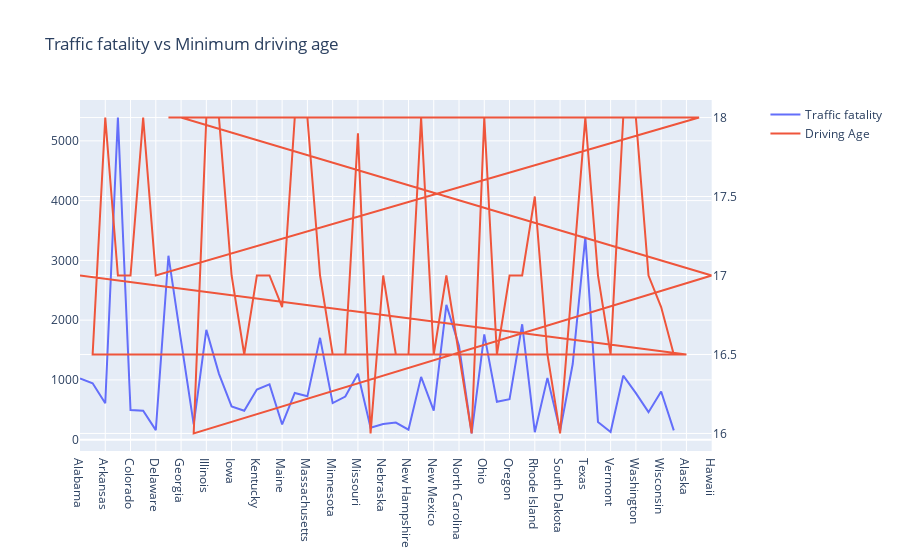

The notebook cell saved with this chart:
### Code cell
#Plotting a 2 axis line chart - relying on code from lecture
import plotly.graph_objects as go
from plotly.subplots import make_subplots

# Create figure with secondary y-axis
fig = make_subplots(specs=[[{"secondary_y": True}]])

# Add traces
fig.add_trace(
    go.Scatter(
        x=traffic["state"],
        y=traffic["allmort"],
        name="Traffic fatality"
    ),
    secondary_y=False,
)

fig.add_trace(
    go.Scatter(
        x=lage["state"],
        y=lage["DriverAgeLicense"],
        name="Driving Age"
    ),
    secondary_y=True,
)

# Add figure title
fig.update_layout(
    title_text="Traffic fatality vs Minimum driving age"
)

### Figure 1 — Plotly figure (JSON) as saved in the notebook; plotly's stock layout.template omitted (floating-point values rounded to 4 significant figures)
{"data": [{"name": "Traffic fatality", "type": "scatter", "x": ["Alabama", "Arizona", "Arkansas", "California", "Colorado", "Connecticut", "Delaware", "Florida", "Georgia", "Idaho", "Illinois", "Indiana", "Iowa", "Kansas", "Kentucky", "Louisiana", "Maine", "Maryland", "Massachusetts", "Michigan", "Minnesota", "Mississippi", "Missouri", "Montana", "Nebraska", "Nevada", "New Hampshire", "New Jersey", "New Mexico", "New York", "North Carolina", "North Dakota", "Ohio", "Oklahoma", "Oregon", "Pennsylvania", "Rhode Island", "South Carolina", "South Dakota", "Tennessee", "Texas", "Utah", "Vermont", "Virginia", "Washington", "West Virginia", "Wisconsin", "Wyoming"], "xaxis": "x", "y": [1023, 944, 610, 5390, 497, 484, 160, 3078, 1653, 257, 1837, 1101, 557, 483, 838, 925, 255, 782, 725, 1704, 612, 722, 1103, 198, 261, 286, 166, 1051, 487, 2255, 1573, 104, 1763, 634, 677, 1931, 125, 1034, 147, 1266, 3393, 297, 129, 1071, 778, 460, 807, 155], "yaxis": "y"}, {"name": "Driving Age", "type": "scatter", "x": ["Alabama", "Alaska", "Arizona", "Arkansas", "California", "Colorado", "Connecticut", "Delaware", "District of Columbia", "Florida", "Georgia", "Hawaii", "Idaho", "Illinois", "Indiana", "Iowa", "Kansas", "Kentucky", "Louisiana", "Maine", "Maryland", "Massachusetts", "Michigan", "Minnesota", "Mississippi", "Missouri", "Montana", "Nebraska", "Nevada", "New Hampshire", "New Jersey", "New Mexico", "New York", "North Carolina", "North Dakota", "Ohio", "Oklahoma", "Oregon", "Pennsylvania", "Rhode Island", "South Carolina", "South Dakota", "Tennessee", "Texas", "Utah", "Vermont", "Virginia", "Washington", "West Virginia", "Wisconsin", "Wyoming"], "xaxis": "x", "y": [17, 16.5, 16.5, 18, 17, 17, 18, 17, 18, 18, 18, 17, 16, 18, 18, 17, 16.5, 17, 17, 16.8, 18, 18, 17, 16.5, 16.5, 17.9, 16, 17, 16.5, 16.5, 18, 16.5, 17, 16.5, 16, 18, 16.5, 17, 17, 17.5, 16.5, 16, 17, 18, 17, 16.5, 18, 18, 17, 16.8, 16.5], "yaxis": "y2"}], "layout": {"title": {"text": "Traffic fatality vs Minimum driving age"}, "xaxis": {"anchor": "y", "domain": [0, 0.94]}, "yaxis": {"anchor": "x", "domain": [0, 1]}, "yaxis2": {"anchor": "x", "overlaying": "y", "side": "right"}}}
